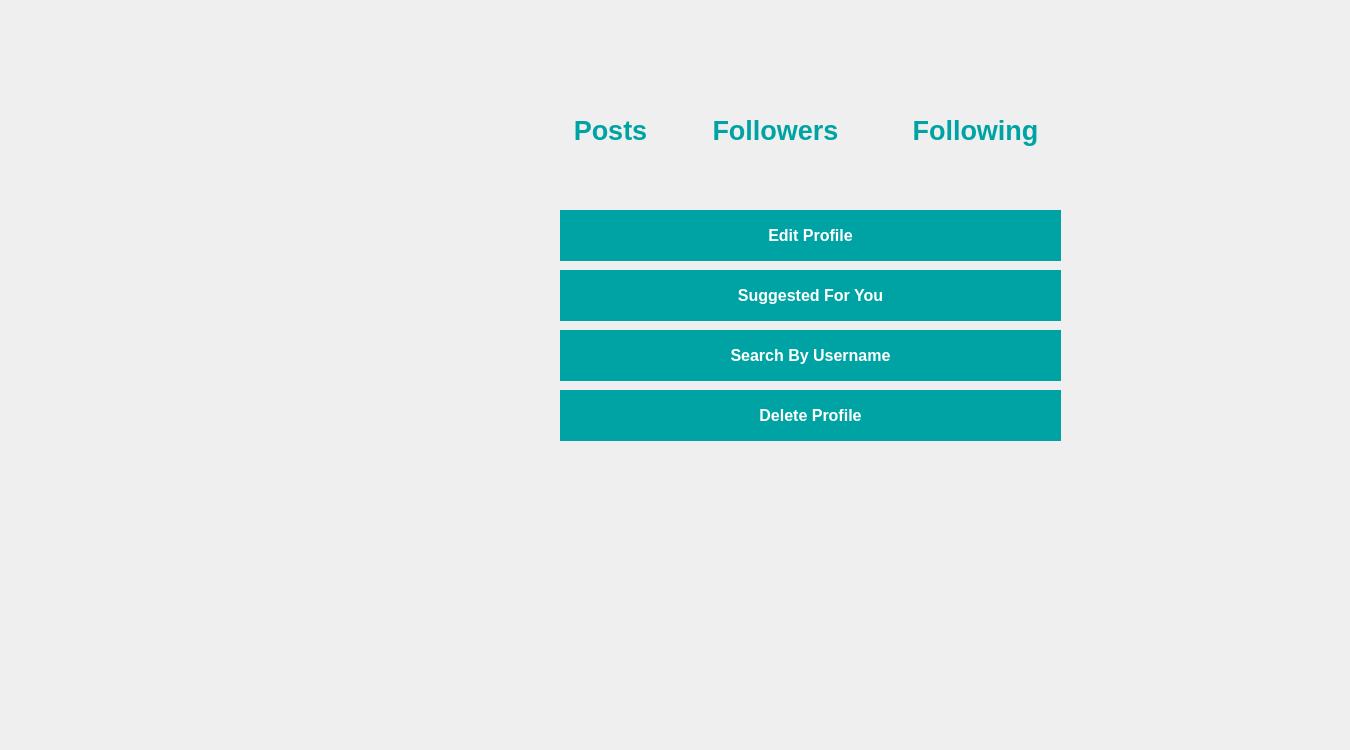
<?xml version="1.0" encoding="UTF-8"?>
<ui version="4.0">
 <class>profile</class>
 <widget class="QMainWindow" name="profile">
  <property name="geometry">
   <rect>
    <x>0</x>
    <y>0</y>
    <width>1350</width>
    <height>750</height>
   </rect>
  </property>
  <property name="windowTitle">
   <string>MainWindow</string>
  </property>
  <widget class="QWidget" name="centralwidget">
   <widget class="QLabel" name="labelBackground">
    <property name="geometry">
     <rect>
      <x>0</x>
      <y>0</y>
      <width>1350</width>
      <height>750</height>
     </rect>
    </property>
    <property name="styleSheet">
     <string notr="true">image: url(:/background3/background3.jpg);</string>
    </property>
    <property name="text">
     <string/>
    </property>
   </widget>
   <widget class="QLabel" name="labelUser">
    <property name="geometry">
     <rect>
      <x>110</x>
      <y>40</y>
      <width>241</width>
      <height>201</height>
     </rect>
    </property>
    <property name="styleSheet">
     <string notr="true">image: url(:/user/user.png);</string>
    </property>
    <property name="text">
     <string/>
    </property>
   </widget>
   <widget class="QLineEdit" name="lineEditUsername">
    <property name="geometry">
     <rect>
      <x>110</x>
      <y>270</y>
      <width>241</width>
      <height>51</height>
     </rect>
    </property>
    <property name="font">
     <font>
      <pointsize>20</pointsize>
      <weight>75</weight>
      <bold>true</bold>
     </font>
    </property>
    <property name="styleSheet">
     <string notr="true">background-color: rgba(0, 0, 0, 0);
border:none;
color: rgb(0, 163, 163);</string>
    </property>
    <property name="alignment">
     <set>Qt::AlignCenter</set>
    </property>
   </widget>
   <widget class="QPushButton" name="pushButtonPosts">
    <property name="geometry">
     <rect>
      <x>560</x>
      <y>110</y>
      <width>101</width>
      <height>41</height>
     </rect>
    </property>
    <property name="font">
     <font>
      <pointsize>20</pointsize>
      <weight>75</weight>
      <bold>true</bold>
     </font>
    </property>
    <property name="styleSheet">
     <string notr="true">background-color: rgba(0, 0, 0, 0);
border:none;
color: rgb(0, 163, 163);</string>
    </property>
    <property name="text">
     <string>Posts</string>
    </property>
   </widget>
   <widget class="QPushButton" name="pushButtonSuggest">
    <property name="geometry">
     <rect>
      <x>560</x>
      <y>270</y>
      <width>501</width>
      <height>51</height>
     </rect>
    </property>
    <property name="font">
     <font>
      <pointsize>12</pointsize>
      <weight>75</weight>
      <bold>true</bold>
     </font>
    </property>
    <property name="styleSheet">
     <string notr="true">background-color: rgb(0, 163, 163);
border:2px solid rgb(0, 163, 163);
color: rgb(255, 255, 255);</string>
    </property>
    <property name="text">
     <string>Suggested For You</string>
    </property>
   </widget>
   <widget class="QPushButton" name="pushButtonEditProfile">
    <property name="geometry">
     <rect>
      <x>560</x>
      <y>210</y>
      <width>501</width>
      <height>51</height>
     </rect>
    </property>
    <property name="font">
     <font>
      <pointsize>12</pointsize>
      <weight>75</weight>
      <bold>true</bold>
     </font>
    </property>
    <property name="styleSheet">
     <string notr="true">background-color: rgb(0, 163, 163);
border:2px solid rgb(0, 163, 163);
color: rgb(255, 255, 255);</string>
    </property>
    <property name="text">
     <string>Edit Profile</string>
    </property>
   </widget>
   <widget class="QPushButton" name="pushButtonFollowers">
    <property name="geometry">
     <rect>
      <x>690</x>
      <y>110</y>
      <width>171</width>
      <height>41</height>
     </rect>
    </property>
    <property name="font">
     <font>
      <pointsize>20</pointsize>
      <weight>75</weight>
      <bold>true</bold>
     </font>
    </property>
    <property name="styleSheet">
     <string notr="true">background-color: rgba(0, 0, 0, 0);
border:none;
color: rgb(0, 163, 163);</string>
    </property>
    <property name="text">
     <string>Followers</string>
    </property>
   </widget>
   <widget class="QPushButton" name="pushButtonFollowing">
    <property name="geometry">
     <rect>
      <x>890</x>
      <y>110</y>
      <width>171</width>
      <height>41</height>
     </rect>
    </property>
    <property name="font">
     <font>
      <pointsize>20</pointsize>
      <weight>75</weight>
      <bold>true</bold>
     </font>
    </property>
    <property name="styleSheet">
     <string notr="true">background-color: rgba(0, 0, 0, 0);
border:none;
color: rgb(0, 163, 163);</string>
    </property>
    <property name="text">
     <string>Following</string>
    </property>
   </widget>
   <widget class="QPushButton" name="pushButtonSearch">
    <property name="geometry">
     <rect>
      <x>560</x>
      <y>330</y>
      <width>501</width>
      <height>51</height>
     </rect>
    </property>
    <property name="font">
     <font>
      <pointsize>12</pointsize>
      <weight>75</weight>
      <bold>true</bold>
     </font>
    </property>
    <property name="styleSheet">
     <string notr="true">background-color: rgb(0, 163, 163);
border:2px solid rgb(0, 163, 163);
color: rgb(255, 255, 255);</string>
    </property>
    <property name="text">
     <string>Search By Username</string>
    </property>
   </widget>
   <widget class="QPushButton" name="pushButtonEditDelete">
    <property name="geometry">
     <rect>
      <x>560</x>
      <y>390</y>
      <width>501</width>
      <height>51</height>
     </rect>
    </property>
    <property name="font">
     <font>
      <pointsize>12</pointsize>
      <weight>75</weight>
      <bold>true</bold>
     </font>
    </property>
    <property name="styleSheet">
     <string notr="true">background-color: rgb(0, 163, 163);
border:2px solid rgb(0, 163, 163);
color: rgb(255, 255, 255);</string>
    </property>
    <property name="text">
     <string>Delete Profile</string>
    </property>
   </widget>
  </widget>
 </widget>
 <resources/>
 <connections/>
</ui>
